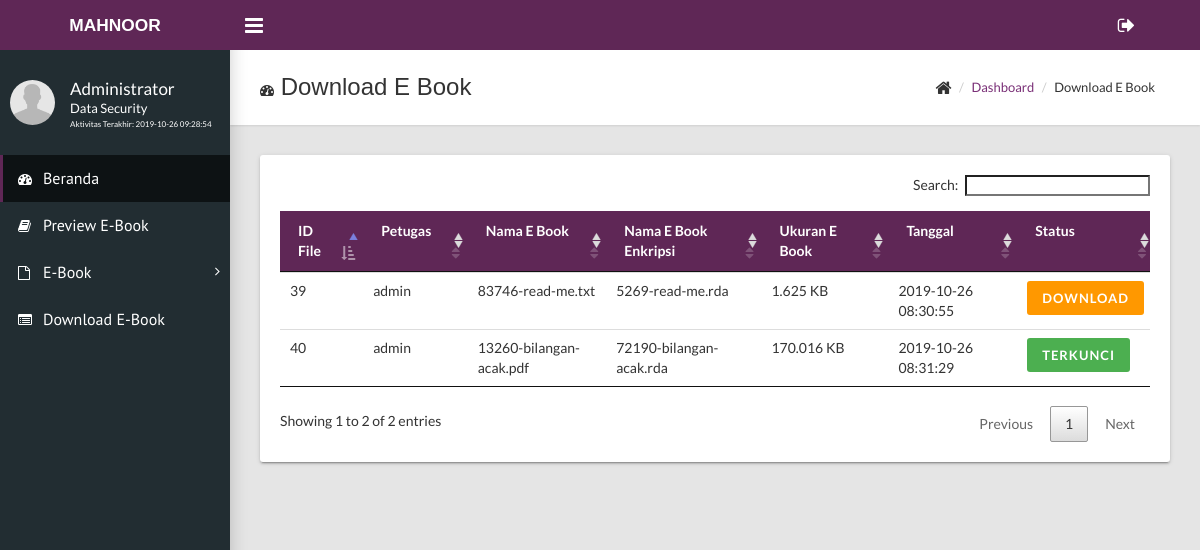
Screenshot of /dashboard/history.php (signed in) with the database file from the repository.
### tables this page shows
CREATE TABLE IF NOT EXISTS `users` (
  `username` varchar(15) NOT NULL,
  `password` varchar(100) DEFAULT NULL,
  `fullname` varchar(50) DEFAULT NULL,
  `job_title` varchar(50) DEFAULT NULL,
  `join_date` timestamp NULL DEFAULT NULL,
  `last_activity` timestamp NULL DEFAULT NULL,
  `status` enum('1','2') DEFAULT NULL,
  PRIMARY KEY (`username`)
);

CREATE TABLE IF NOT EXISTS `file` (
  `id_file` int(11) NOT NULL AUTO_INCREMENT,
  `username` varchar(15) DEFAULT NULL,
  `file_name_source` varchar(255) DEFAULT NULL,
  `file_name_finish` varchar(255) DEFAULT NULL,
  `file_url` varchar(255) DEFAULT NULL,
  `file_size` float DEFAULT NULL,
  `password` varchar(16) DEFAULT NULL,
  `tgl_upload` timestamp NULL DEFAULT NULL,
  `status` enum('1','2') DEFAULT NULL,
  `keterangan` varchar(255) DEFAULT NULL,
  PRIMARY KEY (`id_file`)
);

### dashboard/history.php (the view, shortened to what this page needs)
<?php
include('../config.php');
?>
<!DOCTYPE html>
<html>
<?php
$user = $_SESSION['username'];
$query = mysqli_query($connect, "SELECT fullname,job_title,last_activity FROM users WHERE username='$user'");
$data = mysqli_fetch_array($query);
?>
  <head>
    <link rel="stylesheet" type="text/css" href="../assets/css/main.css">
    <link rel="stylesheet" type="text/css" href="../assets/plugins/datatables/css/jquery.dataTables.css">
  </head>
  <body class="sidebar-mini fixed">
    <?php include('navmenu.php'); ?>
      <div class="content-wrapper">
        <div class="page-title">
          <div>
            <h1><i class="fa fa-dashboard"></i> Download E Book</h1>
          </div>
          <div>
            <ul class="breadcrumb">
              <li><i class="fa fa-home fa-lg"></i></li>
              <li><a href="index.php">Dashboard</a></li>
              <li>Download E Book</li>
            </ul>
          </div>
        </div>
        <div class="row">
          <div class="col-md-12">
            <div class="card">
              <div class="card-body">
                <div class="table-responsive">
                  <table id="file" class="table striped">
                    <thead class="bg-primary">
                        <tr>
                          <td><strong>ID File</strong></td>
                          <td><strong>Petugas</strong></td>
                          <td><strong>Nama E Book</strong></td>
                          <td><strong>Nama E Book Enkripsi</strong></td>
                          <td><strong>Ukuran E Book</strong></td>
                          <td><strong>Tanggal</strong></td>
                          <td><strong>Status</strong></td>
                        </tr>
                      </thead>
                        <tbody>
                        <?php
                          $query = mysqli_query($connect, "SELECT * FROM file");
                          while ($data = mysqli_fetch_array($query)) { ?>
                          <tr>
                            <td><?php echo $data['id_file']; ?></td>
                            <td><?php echo $data['username']; ?></td>
                            <td><?php echo $data['file_name_source']; ?></td>
                            <?php $namabrks = $data['file_name_source']; ?>
                            <td><?php echo $data['file_name_finish']; ?></td>
                            <td><?php echo $data['file_size']; ?> KB</td>
                            <td><?php echo $data['tgl_upload']; ?></td>
                            <td><?php if ($data['status'] == 1) {
                              echo "<a href='decrypt.php' class='btn btn-success'>Terkunci</a>";
                            }elseif ($data['status'] == 2) {
                              echo "<a href='file_decrypt/$namabrks' class='btn btn-warning'>Download</a>
                              ";
                            }else {
                              echo "<span class='btn btn-danger'>Status Tidak Diketahui</span>";
                            }
                             ?></td>
                          </tr>
                          <?php
                        } ?>
                        </tbody>
                      </table>
              </div>
            </div>
          </div>
        </div>
      </div>
    </div>
  </body>
</html>

### dashboard/navmenu.php (shortened to what this page needs)
<div class="wrapper">
      <header class="main-header hidden-print"><a class="logo" href="" target="_blank" rel="noopener noreferrer" style="font-size:13pt"><img src="" alt="" srcset=""><strong>MAHNOOR</strong></a>
        <nav class="navbar navbar-static-top">
          <a class="sidebar-toggle" href="#" data-toggle="offcanvas"></a>
          <div class="navbar-custom-menu">
            <ul class="top-nav">
              <li class="dropdown"><a class="dropdown-toggle" href="#" data-toggle="dropdown" role="button" aria-haspopup="true" aria-expanded="false"><i class="fa fa-sign-out fa-lg"></i></a>
              </li>
            </ul>
          </div>
        </nav>
      </header>
      <aside class="main-sidebar hidden-print">
        <section class="sidebar">
          <div class="user-panel">
            <div class="pull-left image"><img class="img-circle" src="../assets/images/user.png" alt="User Image"></div>
            <div class="pull-left info">
              <p style="margin-top:-5px;"><?php echo $data['fullname']; ?></p>
              <p class="designation"><?php echo $data['job_title']; ?></p>
              <p class="designation" style="font-size:6pt;">Aktivitas Terakhir: <?php echo $data['last_activity'] ?></p>
            </div>
          </div>
          <ul class="sidebar-menu">
            <li class="active"><a href="index.php"><i class="fa fa-dashboard"></i><span>Beranda</span></a></li>
            <li><a href="materi.php"><i class="fa fa-book"></i><span>Preview E-Book</span></a></li>
            <?php
            $v = $_SESSION['username'];
            $query = mysqli_query($connect, "SELECT * FROM users WHERE username='$v'");
            $users = mysqli_fetch_array($query);
            if ($users['status'] == 1) {
              echo '<li class="treeview"><a href="#"><i class="fa fa-file-o"></i><span>E-Book </span><i class="fa fa-angle-right"></i></a>
                <ul class="treeview-menu">
                  <li><a href="encrypt.php"><i class="fa fa-circle-o"></i> Tambah E-Book</a></li>
                  <li><a href="decrypt.php"><i class="fa fa-circle-o"></i> Kumpulan E-Book</a></li>
                </ul>
              </li>';
            }elseif ($users['status'] == 2) {
              echo "";
            }else {
              echo "";
            }
             ?>
            <li><a href="history.php"><i class="fa fa-list-alt"></i><span>Download E-Book</span></a></li>
          </ul>
        </section>
      </aside>

### rows the page displays
users: fullname "Administrator", job_title "Data Security", last_activity "2019-10-26 09:28:54"
file: id_file "40", username "admin", file_name_source "13260-bilangan-acak.pdf", file_name_finish "72190-bilangan-acak.rda", file_size "170.016", tgl_upload "2019-10-26 08:31:29", status "TERKUNCI"
file: id_file "39", username "admin", file_name_source "83746-read-me.txt", file_name_finish "5269-read-me.rda", file_size "1.625", tgl_upload "2019-10-26 08:30:55"
